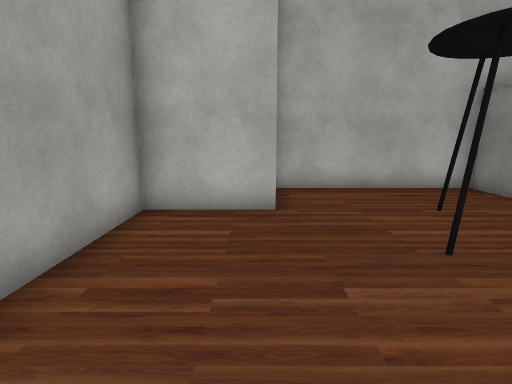
view 1 (above)

12 first-person views from a walk through a Unity game level. The camera is 1.5 m above the floor, tilts 10° down and sees 80° across. The floor is counted in squares, 1 m on a side. Each view is taken from the middle of a square. On the plan, view 1 faces up. The plan holds only what a view shows up to about 15 squares ahead; the rest is blank. The player character is not drawn. Some surface patterns are stand-ins.

view 2
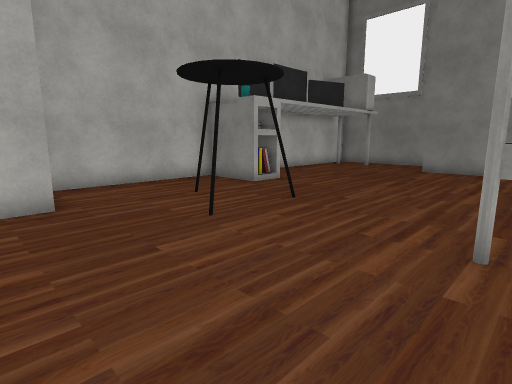

view 3
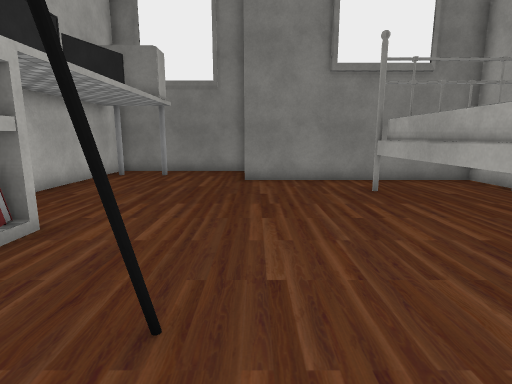

view 4
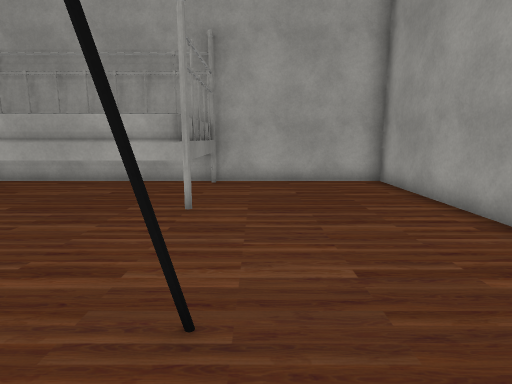

view 5
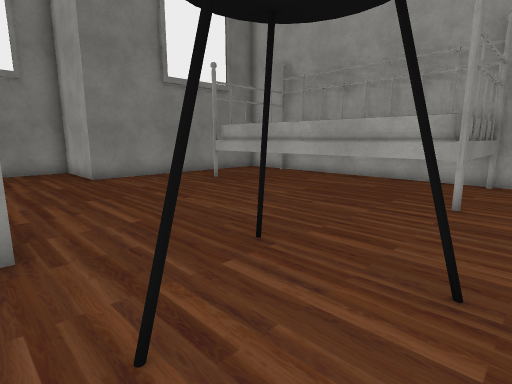

view 6
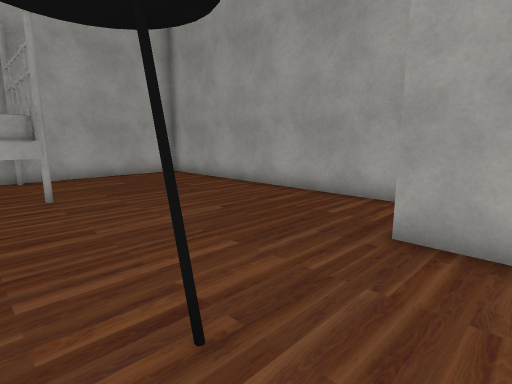

view 7
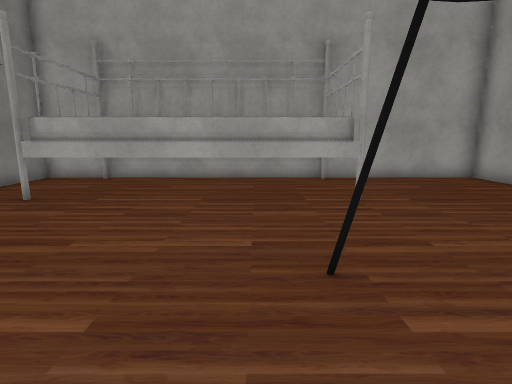

view 8
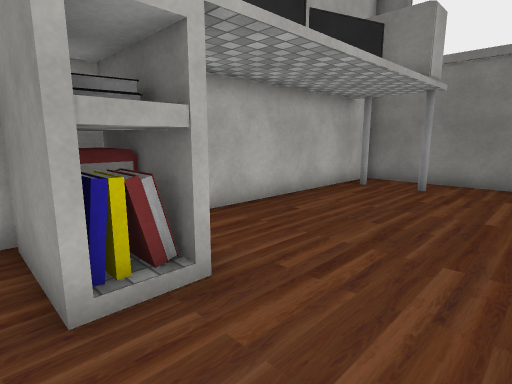

view 9
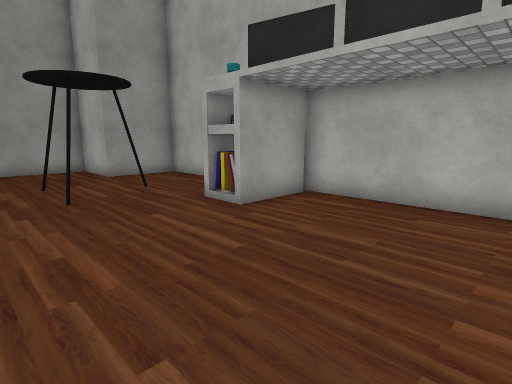

view 10
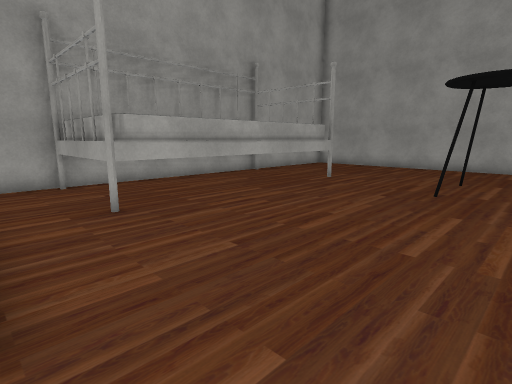

view 11
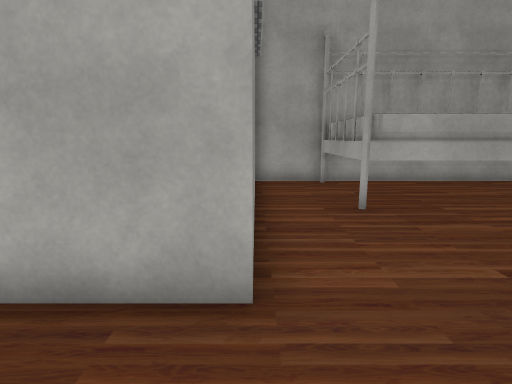

view 12
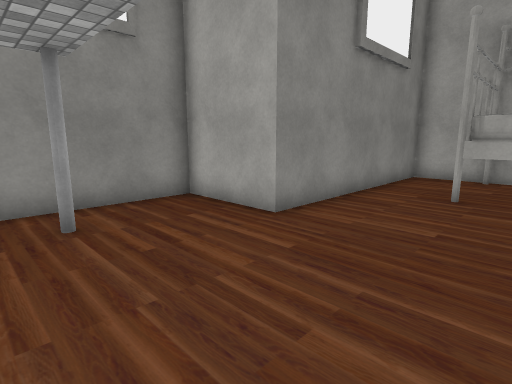

### Floor plan
Key: @ floor where view 1 was taken; # wall or solid block; . floor; T table; B books.
Columns run from 3 left of view 1 to 17 right of it. Each row starts with its distance up from view 1.
  9    ##################
  8    #......#T........#
  7    #......BB........#
  6 ####...T............#
  5 #...................#
  4 #.....T.T...........#
  3 #................####
  2 #................#
  1 #................#
  0 #..@.............#
 -1 #......#########.#
 -2 #......#       #.#
 -3 #......#       #.#
 -4 #......#       #.#
 -5 ########       ###

Positions as (right, up) in squares from view 1, and headings:
1: (0, 0), facing up
2: (-1, -1), facing up-right
3: (3, 3), facing right
4: (2, 6), facing down
5: (2, 7), facing down-right
6: (5, 8), facing down-left
7: (6, 7), facing down
8: (6, 4), facing up-right
9: (13, 2), facing up-left
10: (14, 6), facing down-left
11: (14, 6), facing down
12: (10, 8), facing down-right
